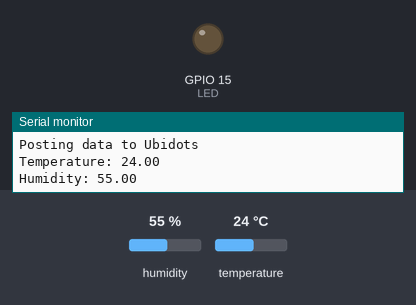
This sketch was run on a simulated ESP32. Shown: output pins drawn as LEDs (lit = HIGH), the last lines printed to the serial monitor. Inputs (shaded band) come from the test bench; at power-on: temperature 24 °C, humidity 55 %.

Above: at 2.7 s.
2.8 s: temperature set to 26 °C
8.8 s: temperature set to 29 °C
At 12.6 s:
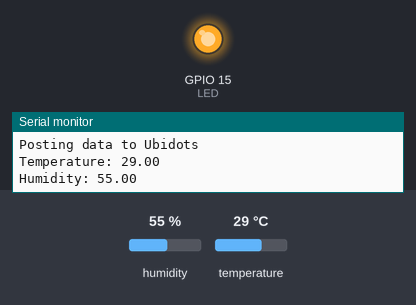
14.8 s: temperature set to 12 °C
At 17.4 s:
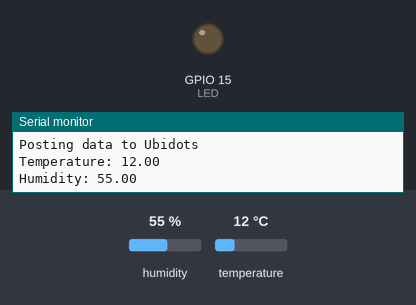
20.8 s: temperature set to 28 °C
At 22.2 s:
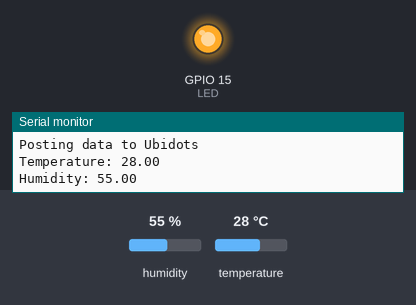
Timing chart, 0 to 23.8 s (numbered marks = the images above; inputs shaded):
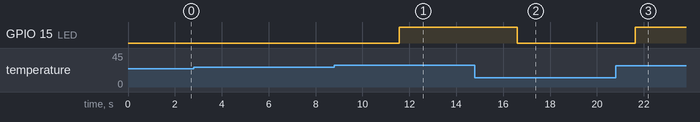

The sketch:

practica6.ino
```cpp
// (licence header left out)
/********************************
 * Libraries included
 *******************************/
#include <Ubidots.h>
#include <SPI.h>
#include "DHT.h"
/********************************
 * Constants and objects
 *******************************/
#define LED  15

#define pin1 13
DHT dht1(pin1,DHT11);

/* Assigns the network parameters */
char* WIFI_SSID = "IoT"; // your network WIFI_SSID (name)
char* WIFI_PASSWORD = "1t3s0IoT18"; // your network password

/* Assigns the Ubidots parameters */
char const * TOKEN = "BBFF-O9rfEZsGHo2Pjt6uuzEvHPXkMA82CL"; // Assign your Ubidots TOKEN
char const * DEVICE_LABEL = "esp32"; // Assign the unique device label
char const * VARIABLE_LABEL_1 = "temperatura"; // Assign the unique variable label to publish data to Ubidots (1)
char const * VARIABLE_LABEL_2 = "humedad"; // Assign the unique variable label to publish data to Ubidots (2)
char const * VARIABLE_LABEL_3 = "Led"; // Assign the unique variable label to publish data to Ubidots (2)

/* Parameters needed for the requests */
char const * VERSION = "1.0";
char const * SERVER = "https://industrial.api.ubidots.com/api/v2.0/devices/esp32/variables/";
int PORT = 80;
char topic[700];
char payload[300];
String estado = "";
bool led = 0;
/* initialize the library instance */
WiFiClient client;
Ubidots ubidots(TOKEN,UBI_HTTP);

/********************************
 * Auxiliar Functions
 *******************************/

/********************************
 * Main Functions
 *******************************/

void setup() {
  Serial.begin(115200);
   dht1.begin();
   pinMode(LED, OUTPUT);
  digitalWrite(LED, LOW);
  Serial.print("Connecting to ");
  Serial.println(WIFI_SSID);
  /* Connects to AP */
  ubidots.wifiConnect(WIFI_SSID, WIFI_PASSWORD);


}

void loop() {
  /* Reads sensors values */

  float t1 = dht1.readTemperature();
  float h1 = dht1.readHumidity();
   while (isnan(t1) || isnan(h1)) {
   Serial.println("Lectura fallida en el sensor DHT11, repitiendo lectura...");
   delay(3000); // esperar 3 seg
   t1 = dht1.readTemperature();
   h1 = dht1.readHumidity();
   }
  Serial.print("Temperatura antes del led: ");
  Serial.println(t1);


  ubidots.add("humedad",h1);
  ubidots.add("temperatura",t1);

   if(t1 >= 28){
    digitalWrite(LED, HIGH);
    estado = "Encendido";
    led = 1;

  }
   if(t1 <= 27){
    digitalWrite(LED, LOW);
    estado = "Apagado";
    led = 0;

  }
  ubidots.add("led",led);
  bool enviado = false;
  enviado = ubidots.send();
  /* Calls the Ubidots Function POST */

  /* Prints the data posted on the Serial Monitor */
  Serial.println("Posting data to Ubidots");
  Serial.print("Temperature: ");
  Serial.println(t1);
  Serial.print("Humidity: ");
  Serial.println(h1);

  delay(5000);
}
```

Measured:
- the behaviour switches between 27 and 28 °C on temperature (found by bisection; images 0 and 1)
- after the input at 8.8 s, GPIO 15 (LED): LOW → HIGH after 2.8 s
- after the input at 14.8 s, GPIO 15 (LED): HIGH → LOW after 1.8 s
- after the input at 20.8 s, GPIO 15 (LED): LOW → HIGH after 0.83 s
